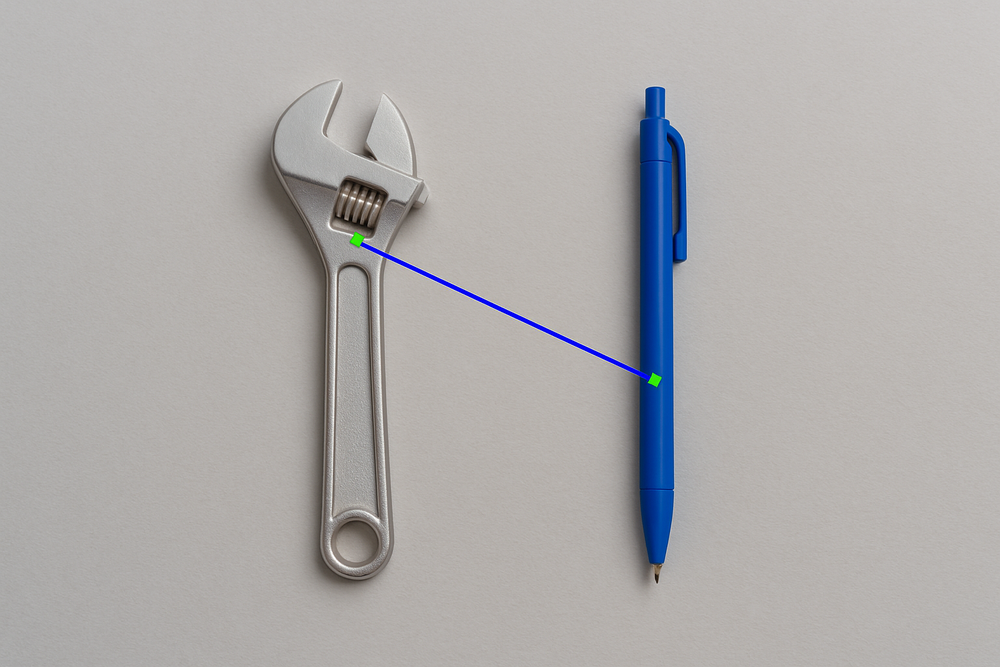
#> input picture pencil.png, 1000 x 667 px, shrunk from 1536 x 1024 before the run
$ jupyter execute Untitled12.ipynb
#> lines starting #> are read from the running program, lines starting #| are printed output that depends on the picture; after the words box and inside, x2 and y2 are one past the last pixel; in counts of white or black regions, pixels touching at a corner belong together
[cell 1]
import cv2
import numpy as np
import matplotlib.pyplot as plt

# Load the image
image_path = 'pencil.png'  # Replace with your image file name
img = cv2.imread(image_path)
#> img is the input picture: shape (667, 1000, 3); mean B, G, R 172.3, 172.8, 175
img_rgb = cv2.cvtColor(img, cv2.COLOR_BGR2RGB)
img_gray = cv2.cvtColor(img, cv2.COLOR_BGR2GRAY)
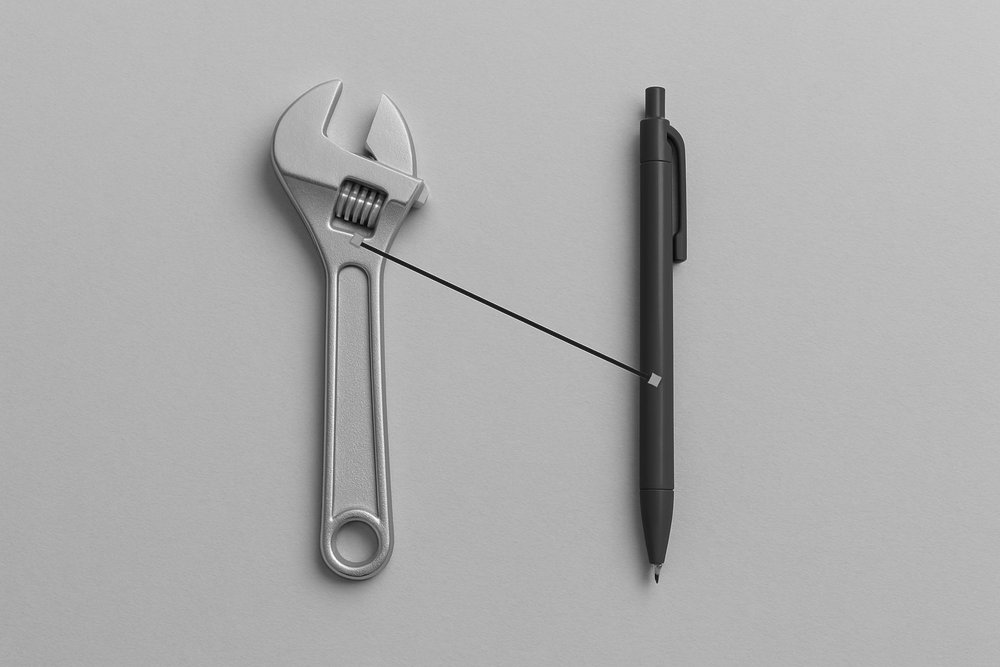
#> img_gray: shape (667, 1000); min 0, max 255, mean 173.4

# Threshold to find obstacles (white = obstacle)
_, thresh = cv2.threshold(img_gray, 200, 255, cv2.THRESH_BINARY)
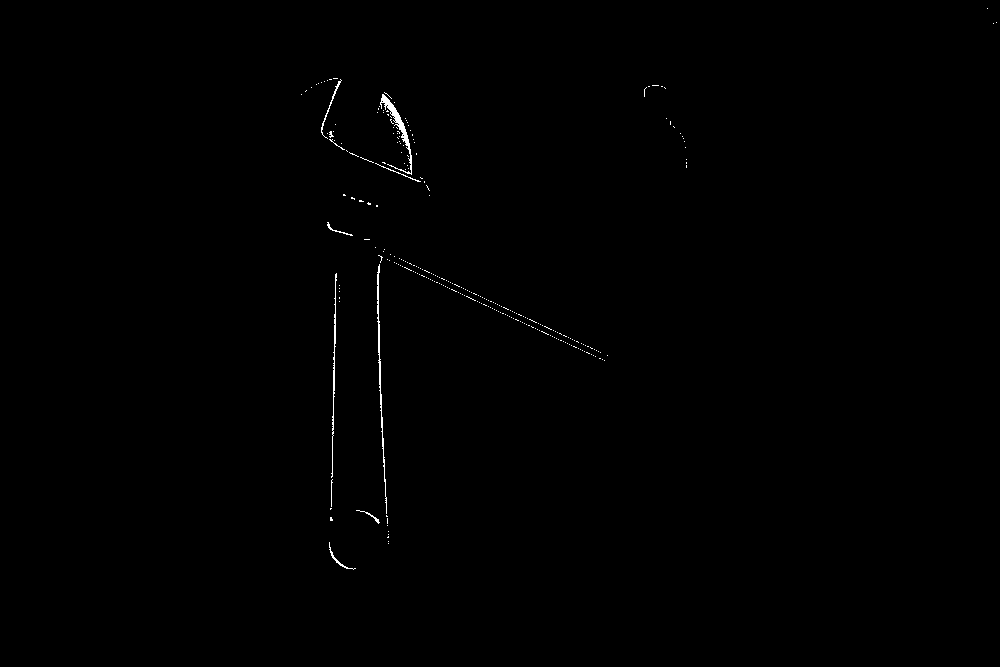
#> thresh: shape (667, 1000); 0.31% white in thin lines or dots, all inside (x1, y1, x2, y2) = (301, 8, 997, 570)

# Robot path simulation setup
h, w = thresh.shape
#> h = 667; w = 1000
robot_path = []

# Start at left-center
x, y = 0, h // 2
#> x = 0; y = 333
robot_path.append((x, y))

# Robot walking step sizes
step_x = 5
step_y = 10

# Walk across image
for x in range(0, w - step_x, step_x):
    # Check if obstacle ahead
    if thresh[y, x + step_x] == 255:
        moved = False

        # Try moving down
        if y + step_y < h and thresh[y + step_y, x + step_x] != 255:
            y += step_y
            moved = True

        # Try moving up if can't go down
        elif y - step_y > 0 and thresh[y - step_y, x + step_x] != 255:
            y -= step_y
            moved = True

        # If stuck, stop moving
        if not moved:
            print("🚧 Robot stuck at:", x, y)
            break

    # Append next valid step
    robot_path.append((x + step_x, y))
#> after the loop, robot_path = 67 pairs, first value 0 to 330, second value 333 to 333; y = 333

# Draw robot path on image
for pt in robot_path:
    cv2.circle(img_rgb, pt, 2, (0, 255, 0), -1)  # Green dot for robot path
#> this loop made 67 passes
#> pt on passes 1 to 12: (0, 333), (5, 333), (10, 333), (15, 333), (20, 333), (25, 333), (30, 333), (35, 333), (40, 333), (45, 333), (50, 333), (55, 333)
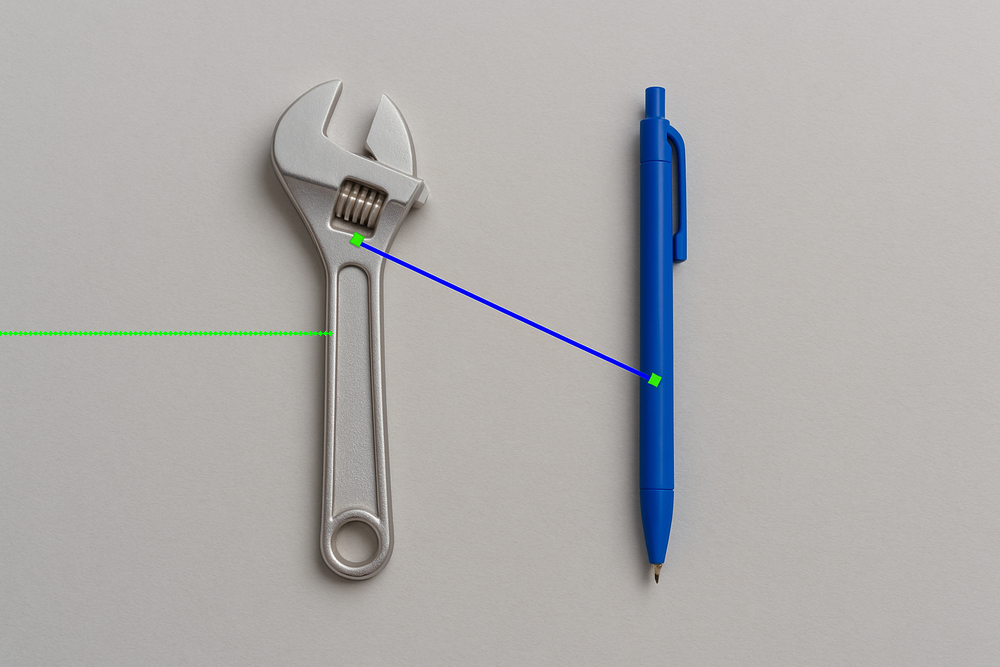
#> img_rgb: shape (667, 1000, 3); mean R, G, B 174.8, 173, 172.1

# Show final image
plt.figure(figsize=(12, 6))
plt.imshow(img_rgb)
plt.title("🤖 Robot Path Detection with Obstacle Avoidance")
plt.axis('off')
plt.show()
